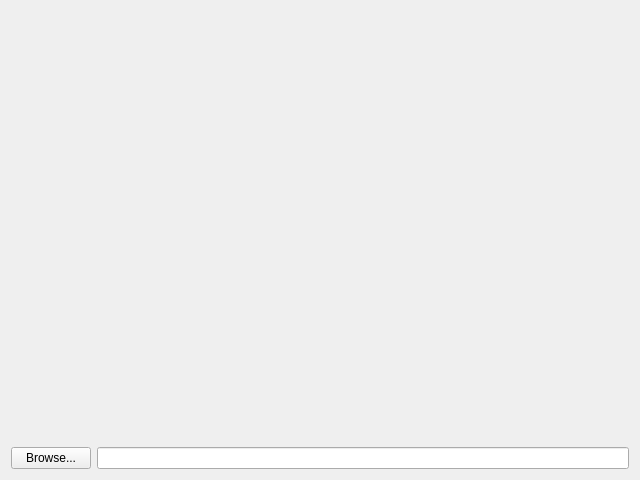
<?xml version="1.0" encoding="UTF-8"?>
<ui version="4.0">
 <class>FileChooserClass</class>
 <widget class="QWidget" name="FileChooserClass">
  <property name="geometry">
   <rect>
    <x>0</x>
    <y>0</y>
    <width>640</width>
    <height>480</height>
   </rect>
  </property>
  <property name="sizePolicy">
   <sizepolicy hsizetype="Expanding" vsizetype="Expanding">
    <horstretch>0</horstretch>
    <verstretch>0</verstretch>
   </sizepolicy>
  </property>
  <property name="windowTitle">
   <string>Form</string>
  </property>
  <layout class="QVBoxLayout" name="verticalLayout_2">
   <item>
    <widget class="QLabel" name="title">
     <property name="font">
      <font>
       <pointsize>10</pointsize>
       <bold>true</bold>
      </font>
     </property>
     <property name="text">
      <string/>
     </property>
     <property name="alignment">
      <set>Qt::AlignCenter</set>
     </property>
    </widget>
   </item>
   <item>
    <widget class="QLabel" name="imgLabel">
     <property name="sizePolicy">
      <sizepolicy hsizetype="Expanding" vsizetype="Expanding">
       <horstretch>0</horstretch>
       <verstretch>0</verstretch>
      </sizepolicy>
     </property>
     <property name="layoutDirection">
      <enum>Qt::LeftToRight</enum>
     </property>
     <property name="text">
      <string/>
     </property>
     <property name="alignment">
      <set>Qt::AlignCenter</set>
     </property>
    </widget>
   </item>
   <item>
    <layout class="QHBoxLayout" name="horizontalLayout">
     <item>
      <widget class="QPushButton" name="browseButton">
       <property name="text">
        <string>Browse...</string>
       </property>
      </widget>
     </item>
     <item>
      <widget class="QLineEdit" name="chosenFileName">
       <property name="readOnly">
        <bool>true</bool>
       </property>
      </widget>
     </item>
    </layout>
   </item>
  </layout>
 </widget>
 <resources/>
 <connections>
  <connection>
   <sender>browseButton</sender>
   <signal>pressed()</signal>
   <receiver>FileChooserClass</receiver>
   <slot>chooseFile()</slot>
   <hints>
    <hint type="sourcelabel">
     <x>47</x>
     <y>457</y>
    </hint>
    <hint type="destinationlabel">
     <x>319</x>
     <y>239</y>
    </hint>
   </hints>
  </connection>
 </connections>
 <slots>
  <slot>chooseFile()</slot>
 </slots>
</ui>
